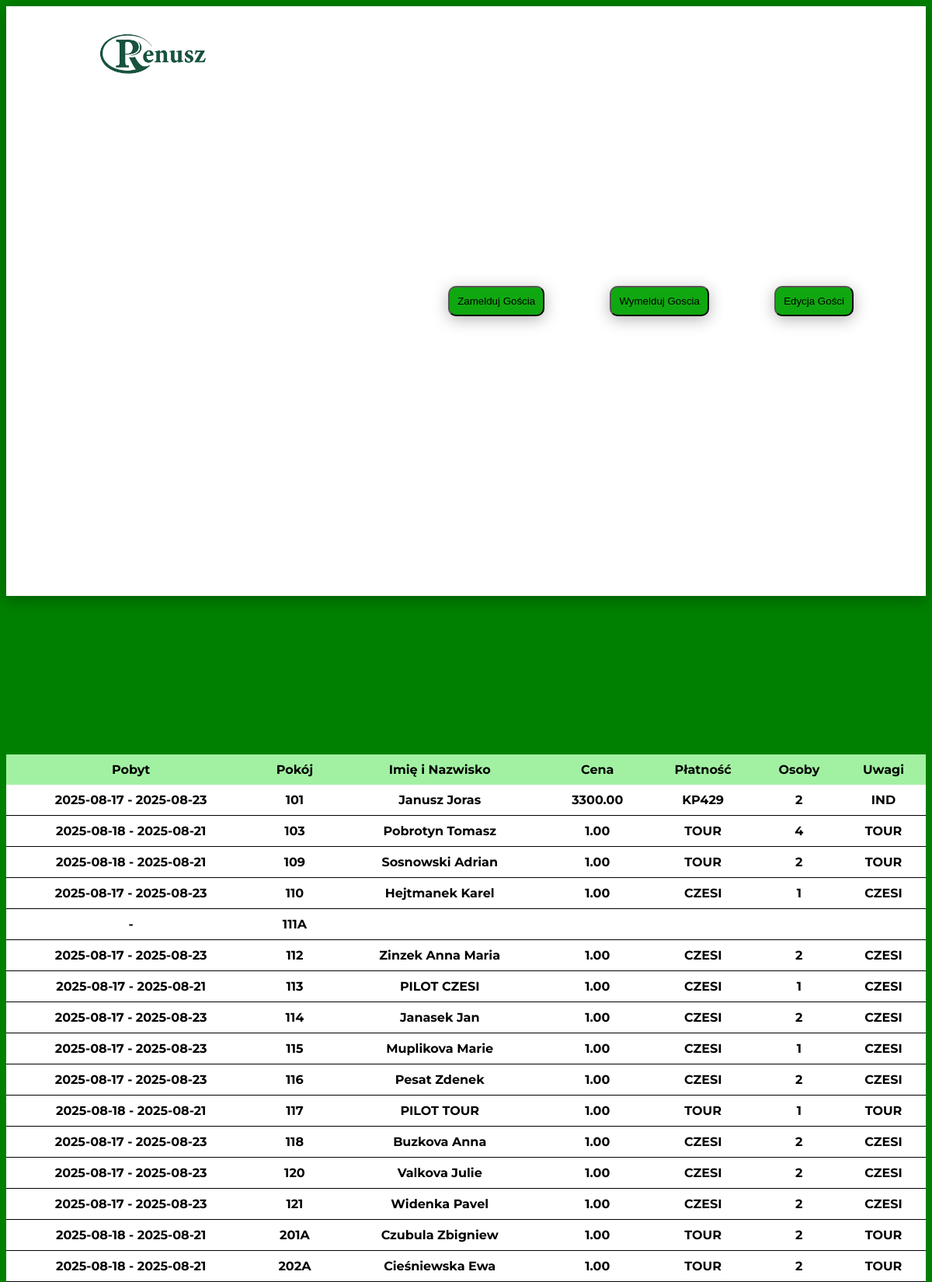
The page / (upper part) on the database its author committed.
### tables this page shows
CREATE TABLE `pokoje` (
  `id` int(11) NOT NULL,
  `numer_pokoju` varchar(10) NOT NULL,
  `liczba_osob` int(11) DEFAULT NULL,
  `gosc_imie_nazwisko` varchar(100) DEFAULT NULL,
  `zrodlo_rezerwacji` varchar(50) DEFAULT NULL,
  `uwagi` text DEFAULT NULL,
  `data_przyjazdu` date DEFAULT NULL,
  `data_wyjazdu` date DEFAULT NULL,
  `cena` decimal(10,2) DEFAULT NULL,
  `platnosc` varchar(50) DEFAULT NULL
);

### index.php (the view, shortened to what this page needs)
<?php
include("connect.php");
$now = date('Y-m-d H:i:s');
mysqli_query($conn, "
    INSERT INTO historia_pobytow (numer_pokoju, liczba_osob, gosc_imie_nazwisko, zrodlo_rezerwacji, uwagi, data_przyjazdu, data_wyjazdu, cena, platnosc)
    SELECT numer_pokoju, liczba_osob, gosc_imie_nazwisko, zrodlo_rezerwacji, uwagi, data_przyjazdu, data_wyjazdu, cena, platnosc
    FROM pokoje
    WHERE CONCAT(data_wyjazdu, ' 11:00:00') < '$now'
      AND gosc_imie_nazwisko IS NOT NULL
");
mysqli_query($conn, "
    UPDATE pokoje
    SET liczba_osob = NULL, gosc_imie_nazwisko = NULL, zrodlo_rezerwacji = NULL, uwagi = NULL, data_przyjazdu = NULL, data_wyjazdu = NULL, cena = NULL, platnosc = NULL
    WHERE CONCAT(data_wyjazdu, ' 11:00:00') < '$now'
");
?>
<!DOCTYPE html>
<html lang="pl">
<head>
    <link rel="stylesheet" href="base.css">
</head>
<body>
    <header>
        <div id="image">
            <a href="index.php"><img src="img/Fotoram.io.jpg" alt="Logo"></a>
        </div>
        <ul id="menu">
            <a href="meldunek.php" class="knopka" id="knopka1"><button>Zamelduj Gościa</button></a>
            <a href="wymeldowanie.php" class="knopka" id="knopka2"><button>Wymelduj Goscia</button></a>
            <a href="edit.php" class="knopka" id="knopka3"><button>Edycja Gości</button></a>
        </ul>
    </header>
    <main>
        <div id="tablediv">
            <table>
                <thead>
                    <tr>
                        <th>Pobyt</th>
                        <th>Pokój</th>
                        <th>Imię i Nazwisko</th>
                        <th>Cena</th>
                        <th>Płatność</th>
                        <th>Osoby</th>
                        <th>Uwagi</th>
                    </tr>
                </thead>
                <?php
                $sql = "SELECT data_przyjazdu, data_wyjazdu, numer_pokoju, gosc_imie_nazwisko, cena, platnosc, liczba_osob, zrodlo_rezerwacji
                        FROM pokoje";
                $result = $conn->query($sql);
                while ($row = $result->fetch_array()) {
                    echo "<tr>
                    <td><b>$row[0] - $row[1]</b></td>
                    <td><b>$row[2]</b></td>
                    <td><b>$row[3]</b></td>
                    <td><b>$row[4]</b></td>
                    <td><b>$row[5]</b></td>
                    <td><b>$row[6]</b></td>
                    <td><b>$row[7]</b></td>
                </tr>";
                }
                ?>
            </table>
        </div>
    </main>
</body>
</html>

### base.css (style rules this page uses)
img { width: 200px; border-radius: 100px; margin-top: 15px; margin-left: 10px; }
body { box-sizing: border-box; background: green; font-family: "Montserrat", sans-serif; }
header { height: 20vh; width: 100%; background: white; display: flex; justify-content: space-around; align-items: center; box-shadow: 0px 4px 20px rgb(0, 0, 0, 0.3); }
#image { height: 100%; }
ul { list-style: none; }
header button { text-decoration: none; margin: 10px; margin-left: 70px; box-shadow: 0px 4px 20px rgb(0, 0, 0, 0.3); background: rgb(16, 168, 16); border-radius: 10px; color: black; padding: 10px; transition: 0.5s ease; }
main { display: flex; flex-direction: column; align-items: center; justify-content: space-around; height: 80vh; width: 100%; padding-top: 20px; }
#tablediv { width: 100%; height: 60vh; overflow: auto; }
table { width: 100%; border-collapse: collapse; text-align: center; }
th,td { padding: 10px; }
th { background: rgb(162, 241, 162); border: none; position: sticky; top: 0; z-index: 1; }
td { background: rgb(255, 255, 255); border-bottom: 1px solid black; }

### rows shown on the page
pokoje: data_przyjazdu "2025-08-17", data_wyjazdu "2025-08-23", numer_pokoju "101", gosc_imie_nazwisko "Janusz Joras", cena "3300.00", platnosc "KP429", liczba_osob "2", zrodlo_rezerwacji "IND"
pokoje: data_przyjazdu "2025-08-18", data_wyjazdu "2025-08-21", numer_pokoju "103", gosc_imie_nazwisko "Pobrotyn Tomasz", cena "1.00", platnosc "TOUR", liczba_osob "4", zrodlo_rezerwacji "TOUR"
pokoje: data_przyjazdu "2025-08-18", data_wyjazdu "2025-08-21", numer_pokoju "109", gosc_imie_nazwisko "Sosnowski Adrian", cena "1.00", platnosc "TOUR", liczba_osob "2", zrodlo_rezerwacji "TOUR"
pokoje: data_przyjazdu "2025-08-17", data_wyjazdu "2025-08-23", numer_pokoju "110", gosc_imie_nazwisko "Hejtmanek Karel", cena "1.00", platnosc "CZESI", liczba_osob "1", zrodlo_rezerwacji "CZESI"
pokoje: numer_pokoju "111A"
pokoje: data_przyjazdu "2025-08-17", data_wyjazdu "2025-08-23", numer_pokoju "112", gosc_imie_nazwisko "Zinzek Anna Maria", cena "1.00", platnosc "CZESI", liczba_osob "2", zrodlo_rezerwacji "CZESI"
pokoje: data_przyjazdu "2025-08-17", data_wyjazdu "2025-08-21", numer_pokoju "113", gosc_imie_nazwisko "PILOT CZESI", cena "1.00", platnosc "CZESI", liczba_osob "1", zrodlo_rezerwacji "CZESI"
pokoje: data_przyjazdu "2025-08-17", data_wyjazdu "2025-08-23", numer_pokoju "114", gosc_imie_nazwisko "Janasek Jan", cena "1.00", platnosc "CZESI", liczba_osob "2", zrodlo_rezerwacji "CZESI"
pokoje: data_przyjazdu "2025-08-17", data_wyjazdu "2025-08-23", numer_pokoju "115", gosc_imie_nazwisko "Muplikova Marie", cena "1.00", platnosc "CZESI", liczba_osob "1", zrodlo_rezerwacji "CZESI"
pokoje: data_przyjazdu "2025-08-17", data_wyjazdu "2025-08-23", numer_pokoju "116", gosc_imie_nazwisko "Pesat Zdenek", cena "1.00", platnosc "CZESI", liczba_osob "2", zrodlo_rezerwacji "CZESI"
pokoje: data_przyjazdu "2025-08-18", data_wyjazdu "2025-08-21", numer_pokoju "117", gosc_imie_nazwisko "PILOT TOUR", cena "1.00", platnosc "TOUR", liczba_osob "1", zrodlo_rezerwacji "TOUR"
pokoje: data_przyjazdu "2025-08-17", data_wyjazdu "2025-08-23", numer_pokoju "118", gosc_imie_nazwisko "Buzkova Anna", cena "1.00", platnosc "CZESI", liczba_osob "2", zrodlo_rezerwacji "CZESI"
pokoje: data_przyjazdu "2025-08-17", data_wyjazdu "2025-08-23", numer_pokoju "120", gosc_imie_nazwisko "Valkova Julie", cena "1.00", platnosc "CZESI", liczba_osob "2", zrodlo_rezerwacji "CZESI"
pokoje: data_przyjazdu "2025-08-17", data_wyjazdu "2025-08-23", numer_pokoju "121", gosc_imie_nazwisko "Widenka Pavel", cena "1.00", platnosc "CZESI", liczba_osob "2", zrodlo_rezerwacji "CZESI"
pokoje: data_przyjazdu "2025-08-18", data_wyjazdu "2025-08-21", numer_pokoju "201A", gosc_imie_nazwisko "Czubula Zbigniew", cena "1.00", platnosc "TOUR", liczba_osob "2", zrodlo_rezerwacji "TOUR"
pokoje: data_przyjazdu "2025-08-18", data_wyjazdu "2025-08-21", numer_pokoju "202A", gosc_imie_nazwisko "Cieśniewska Ewa", cena "1.00", platnosc "TOUR", liczba_osob "2", zrodlo_rezerwacji "TOUR"
